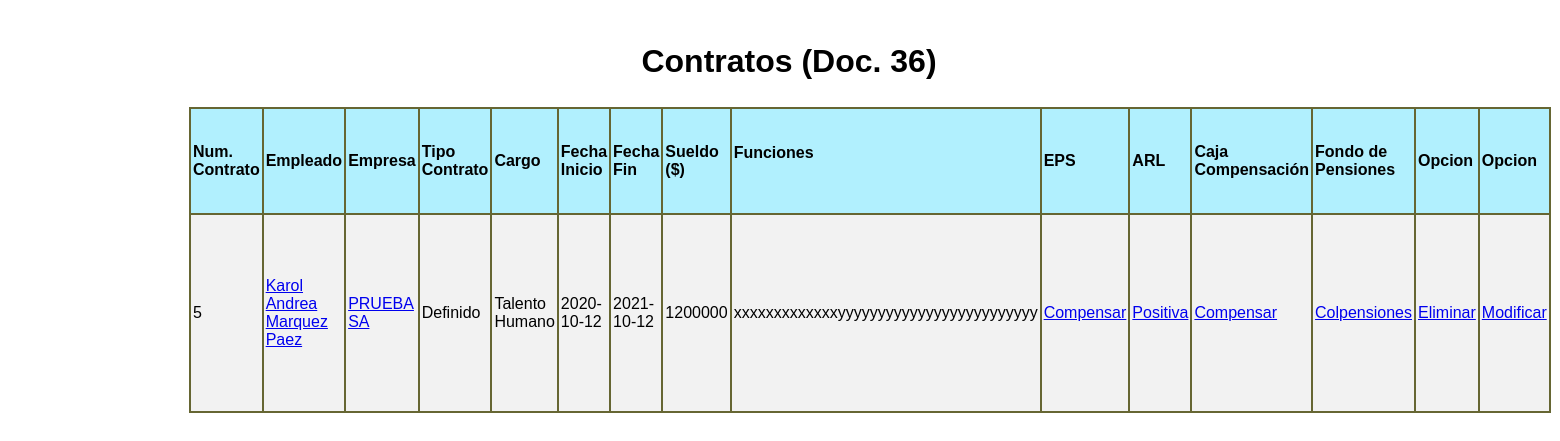
/appausaweb/contratos.php?emp=36 (signed in), run on the app's committed database.
### tables this page shows
CREATE TABLE `contrato` (
  `num_contrato` bigint(20) NOT NULL,
  `empleado` bigint(10) NOT NULL,
  `empresa` bigint(17) NOT NULL,
  `cargo` varchar(45) NOT NULL,
  `fecha_inicio` date NOT NULL,
  `fecha_fin` date DEFAULT NULL,
  `sueldo` bigint(10) NOT NULL,
  `funciones` text NOT NULL,
  `arl` bigint(17) DEFAULT NULL,
  `caja_compensación` bigint(17) DEFAULT NULL,
  `fondo_pensiones` bigint(17) DEFAULT NULL,
  `eps` bigint(17) DEFAULT NULL,
  `tipo_contrato` varchar(45) DEFAULT NULL,
  `e` int(1) NOT NULL
);

CREATE TABLE `usuario` (
  `cc` bigint(10) NOT NULL,
  `tipo_doc` varchar(45) NOT NULL,
  `pnombre` varchar(45) NOT NULL,
  `snombre` varchar(45) DEFAULT NULL,
  `papellido` varchar(45) NOT NULL,
  `sapellido` varchar(45) NOT NULL,
  `fecha_nam` date NOT NULL,
  `edad` int(2) NOT NULL,
  `correo_electronico` varchar(150) NOT NULL,
  `telefono` varchar(10) NOT NULL,
  `rol` varchar(45) DEFAULT NULL,
  `e` int(1) NOT NULL
);

CREATE TABLE `empresa` (
  `nit` bigint(17) NOT NULL,
  `nombre_empresa` varchar(45) NOT NULL,
  `direccion` varchar(45) NOT NULL,
  `email` varchar(150) NOT NULL,
  `telefono` varchar(10) NOT NULL,
  `descripción_empresa` text,
  `num_empleados` int(4) NOT NULL,
  `tipo_empresa` varchar(45) DEFAULT NULL,
  `inicio_actividad` int(2) NOT NULL,
  `fin_actividad` int(2) NOT NULL,
  `e` int(1) NOT NULL
);

CREATE TABLE `entidad` (
  `nit` bigint(17) NOT NULL,
  `nombre_entidad` varchar(45) NOT NULL,
  `tipo` varchar(45) NOT NULL,
  `telefono` varchar(10) NOT NULL,
  `direccion` varchar(45) NOT NULL,
  `email` varchar(150) NOT NULL,
  `e` int(1) NOT NULL
);

### appausaweb/contratos.php (the view, shortened to what this page needs)
<!DOCTYPE html PUBLIC "-//W3C//DTD XHTML 1.0 Transitional//EN" "http://www.w3.org/TR/xhtml1/DTD/xhtml1-transitional.dtd">
<html xmlns="http://www.w3.org/1999/xhtml">
<head>
<link href="multi/formularios2.css" rel="stylesheet" type="text/css" />
</head>
<body>
<?php
$emp = $_GET['emp'];
?>
<div id="apDiv1">
<div id="apDiv3">
</div>
</div>
<div id="apDiv4">
<h1 align="center">Contratos (Doc. <?php echo $emp ?>)</h1></div>
<div id="apDiv6">
  <table width="1158" height="306" border=1 cellspacing=0 cellpadding=2 bordercolor="666633">
  <tr bgcolor="#B1F0FE">
    <td><b>Num. Contrato</b></td>
    <td><b>Empleado</b></td>
    <td><b>Empresa</b></td>
    <td><b>Tipo Contrato</b></td>
    <td><b>Cargo</b></td>
    <td><b>Fecha Inicio</b></td>
    <td><b>Fecha Fin</b></td>
    <td><b>Sueldo ($)</b></td>
    <td width="100" align="justify" ><b>Funciones</b></p></td>
    <td><b>EPS</b></td>
    <td><b>ARL</b></td>
    <td><b>Caja Compensación</b></td>
    <td><b>Fondo de Pensiones</b></td>
    <td><b>Opcion</b></td>
    <td><b>Opcion</b></td>
  </tr>
  <tr>
  <?php
		include_once("conexion.php");
		$con=mysqli_connect($host,$usuario,$clave,$bd) or die("ERROR");
		mysqli_set_charset($con,"utf8");
		$emp = $_GET['emp'];
		$sql="SELECT * from contrato WHERE empleado = '$emp';";
		$result=mysqli_query($con,$sql);
		if(mysqli_num_rows($result) != 0){
		while($mostrar=mysqli_fetch_array($result)){
			if (is_null($mostrar['fecha_fin'])){
				$fechafin = "Sin definir";
			} else {
				$fechafin = $mostrar['fecha_fin'];
			}
	?>
    <td><?php echo $mostrar['num_contrato'] ?></td>
    <?php
	$empl = $mostrar['empleado'];
    $sql1="SELECT * from usuario where cc = $empl;";
	$result1=mysqli_query($con,$sql1);
	while($mostrar1=mysqli_fetch_array($result1)){
			$pnombre = $mostrar1['pnombre'];
			if (!empty($mostrar1['snombre'])){
				$snombre = $mostrar1['snombre'];
			} else {
				$snombre = "";
			}
			$papellido = $mostrar1['papellido'];
			$sapellido = $mostrar1['sapellido'];
	}
	$e = "$pnombre $snombre $papellido $sapellido";
	?>
    <td><a href="buscarUsuario.php?ccc=<?php echo $mostrar['empleado'] ?>&buscar"><?php echo $e ?></a></td>
    <?php
	$emp = $mostrar['empresa'];
    $sql1="SELECT nombre_empresa from empresa where nit = '$emp';";
	$result2=mysqli_query($con,$sql1);
	while($mostrar2=mysqli_fetch_array($result2)){?>
		<td><a href="buscarEmpresa.php?cempresa=<?php echo $mostrar['empresa'] ?>&buscar"><?php echo $mostrar2['nombre_empresa']?></a></td>
	<?php }	?>
    <td><?php echo $mostrar['tipo_contrato']?></td>
    <td><?php echo $mostrar['cargo'] ?></td>
    <td><?php echo $mostrar['fecha_inicio'] ?></td>
    <td><?php echo $fechafin ?></td>
    <td><?php echo $mostrar['sueldo'] ?></td>
    <td align="justify"><p><?php echo $mostrar['funciones'] ?></p></td>
    <?php
	$entidad = $mostrar['eps'];
    $sql1="SELECT nombre_entidad from entidad where nit = $entidad;";
	$result3=mysqli_query($con,$sql1);
	while($mostrar3=mysqli_fetch_array($result3)){ ?>
		<td><a href="buscarEntidad.php?id=<?php echo $mostrar['eps'];?>$buscar"><?php echo $mostrar3['nombre_entidad'];?></a></td>
	<?php } ?>
    <?php
	$entidad = $mostrar['arl'];
    $sql1="SELECT nombre_entidad from entidad where nit = $entidad;";
	$result4=mysqli_query($con,$sql1);
	while($mostrar4=mysqli_fetch_array($result4)){?>
		<td><a href="buscarEntidad.php?id=<?php echo $mostrar['arl'];?>$buscar"><?php echo $mostrar4['nombre_entidad'];?></a></td>
	<?php }?>
    <?php
	$entidad = $mostrar['caja_compensación'];
    $sql1="SELECT nombre_entidad from entidad where nit = $entidad;";
	$result5=mysqli_query($con,$sql1);
	while($mostrar5=mysqli_fetch_array($result5)){?>
		<td><a href="buscarEntidad.php?id=<?php echo $mostrar['caja_compensación'];?>$buscar"><?php echo $mostrar5['nombre_entidad'];?></a></td>
	<?php } ?>
    <?php
	$entidad = $mostrar['fondo_pensiones'];
    $sql1="SELECT nombre_entidad from entidad where nit = $entidad;";
	$result6=mysqli_query($con,$sql1);
	while($mostrar6=mysqli_fetch_array($result6)){ ?>
			<td><a href="buscarEntidad.php?id=<?php echo $mostrar['fondo_pensiones'];?>$buscar"><?php echo $mostrar6['nombre_entidad'];?></a></td>
	<?php }?>
    <td><a class="btn btn-primary" href="eliminarContrato1.php?num=<?php echo $mostrar['num_contrato'];?>&empresa=<?php echo $mostrar['empresa'];?>"><i class="fa fa-trash-o fa-lg" aria-hidden="true"></i>Eliminar</a></td>
    <td><a class="btn btn-primary"  href="modificarContrato1.php?num=<?php echo $mostrar['num_contrato'];?>&empresa=<?php echo $mostrar['empresa'];?>"><i class="fa fa-trash-o fa-lg" aria-hidden="true"></i>Modificar</a></td>
  </tr>
    <?php }
	}
	?>
</table>
</div>
</body>
</html>

### appausaweb/multi/formularios2.css (style rules this page uses)
p { font-family:Arial, Helvetica, sans-serif; }
tr:nth-child(even) { background-color: #f2f2f2; }

### appausaweb/contratos.php (style rules this page uses)
BODY { font-family:Arial, Helvetica, sans-serif }
#apDiv1 { position: absolute; left: 0px; top: 0px; width: 1564px; height: 701px; z-index: 1; }
#apDiv3 { position: absolute; left: 174px; top: 99px; width: 1252px; height: 543px; z-index: 3; }
#apDiv4 { position: absolute; left: 109px; top: 22px; width: 1360px; height: 48px; z-index: 4; }
#apDiv6 { position: absolute; left: 189px; top: 107px; width: 1164px; height: 503px; z-index: 6; }

### data on the page
contrato: num_contrato "5", empleado.sapellido "Karol Andrea Marquez Paez", tipo_contrato "Definido", cargo "Talento Humano", fecha_inicio "2020-10-12", fecha_fin "2021-10-12", sueldo "1200000", funciones "xxxxxxxxxxxxxyyyyyyyyyyyyyyyyyyyyyyyyy"
empresa: nombre_empresa "PRUEBA SA"
entidad: nombre_entidad "Compensar"
entidad: nombre_entidad "Positiva"
entidad: nombre_entidad "Compensar"
entidad: nombre_entidad "Colpensiones"

### other printed values
$emp "36"
